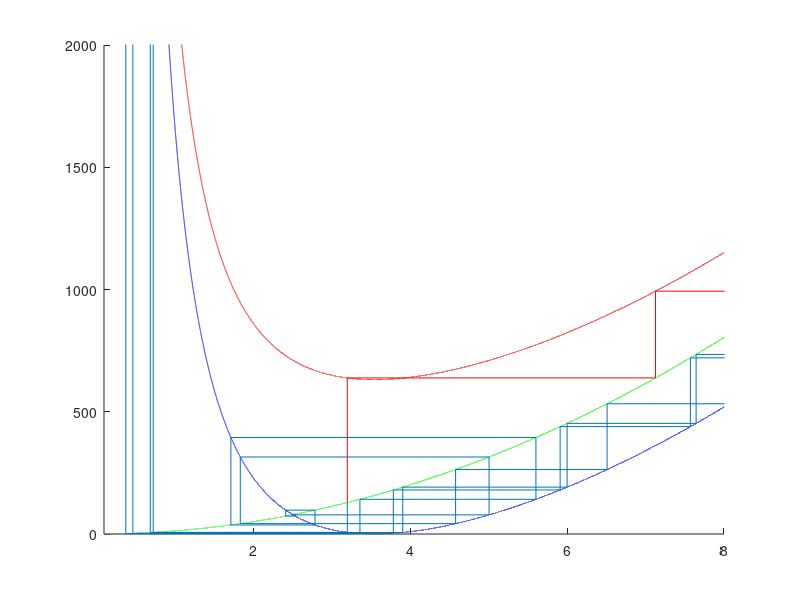

Here is the MATLAB script that generated this plot:
% Draw plots for black hole informationless absortption and emission
% https://arxiv.org/abs/1910.11081 (Fig. 3)
% (c) Szymon Lukaszyk
% email: szymon@patent.pl
% licensed under MIT License.
% History
% v1:0 21.03.2021

clear all

RN_st  = 3.2; %  starting BH radius

% lP=1.616255*10^-35; %[m] Planck length
ali   = 4*pi^3+pi^2+pi
ali2  = -4*pi^3 - pi^2 - 2*pi;

% RN = R/lP % we make it dimensionless
RN_min = .1; % 1/2 is the minimum BH radius
RN_max = 8;

RN_dlt = (RN_max-RN_min)/100000;
RN     = RN_min:RN_dlt:RN_max;
RN2 = RN.^2; % = R^2/lP^2

nol = 100;
NAp_tab = zeros(nol, 3);
NAB_tab = zeros(nol, 3);

% NAP lines
RN2_st = RN_st^2;
for i=1:nol
  NAPl  = 64*pi^3/RN2_st + 32*pi^2 + 4*pi*RN2_st;
  NAl    = 4*pi*RN2_st;

  NAP_tab(i, 1) = sqrt(RN2_st);
  NAP_tab(i, 2) = NAPl;  
  NAP_tab(i, 3) = NAl;    
  RN2_st    = (NAPl)/(4*pi);  
end

% NAB lines
RN2_st = RN_st^2;
for i=1:nol
  NABl  = 64*pi^3/RN2_st - 32*pi^2 + 4*pi*RN2_st;
  NAl    = 4*pi*RN2_st;

  NAB_tab(i, 1) = sqrt(RN2_st);
  NAB_tab(i, 2) = NABl;  
  NAB_tab(i, 3) = NAl;    
  RN2_st    = (NABl)/(4*pi);  
end

NA  = 4*pi*RN2; % informational capacity 
NAP = (64*pi^3)./RN2 + 32*pi^2 + 4*pi*RN2; % after absorption
NAB = (64*pi^3)./RN2 - 32*pi^2 + 4*pi*RN2; % after emission

NAPN = floor(NAP);
NABN = floor(NAB);
NAN  = floor(NA);

figure
hold on
plot(RN, NAP, 'r')
plot(RN, NA,  'g')
plot(RN, NAB, 'b')

% NAp lines
for i=1:nol-1
  line([NAP_tab(i, 1)  NAP_tab(i, 1)  ], [NAP_tab(i, 3)  NAP_tab(i, 2)], 'Color', 'r')
  line([NAP_tab(i, 1)  NAP_tab(i+1, 1)], [NAP_tab(i, 2)  NAP_tab(i, 2)], 'Color', 'r')
end

% NAB lines
for i=1:nol-1
  line([NAB_tab(i, 1)  NAB_tab(i, 1)  ], [NAB_tab(i, 3)  NAB_tab(i, 2)])
  line([NAB_tab(i, 1)  NAB_tab(i+1, 1)], [NAB_tab(i, 2)  NAB_tab(i, 2)])
end

%plot(RN, NAPN, 'c')
%plot(RN, NABN, 'c')
%plot(RN, NAN,  'c')

axis([RN_min RN_max 0 2000])
